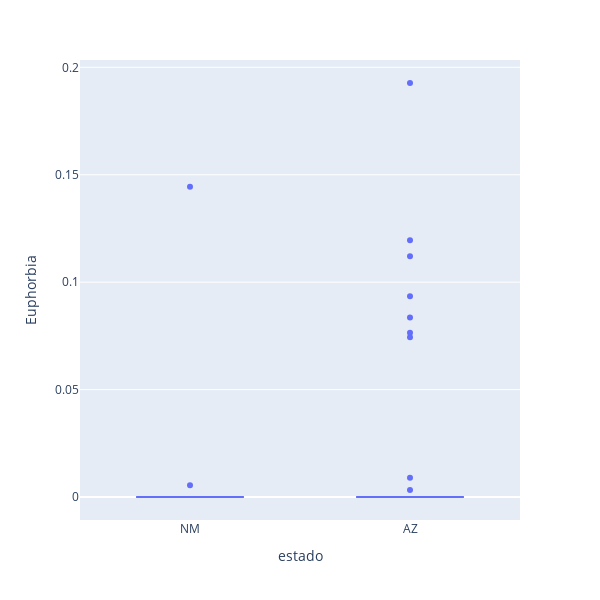
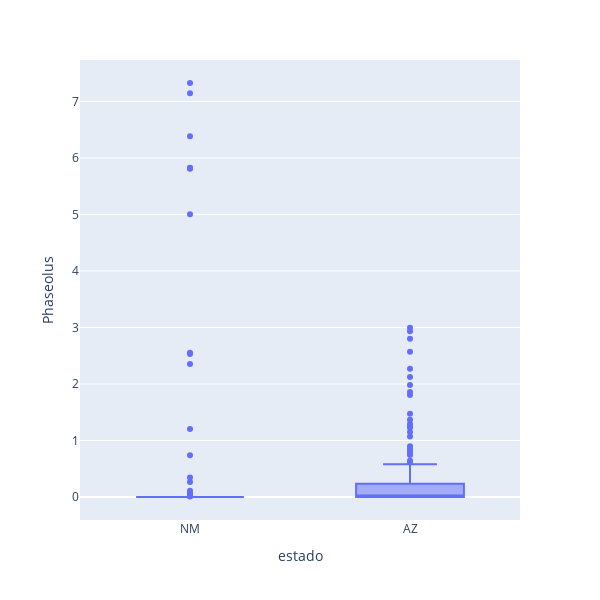
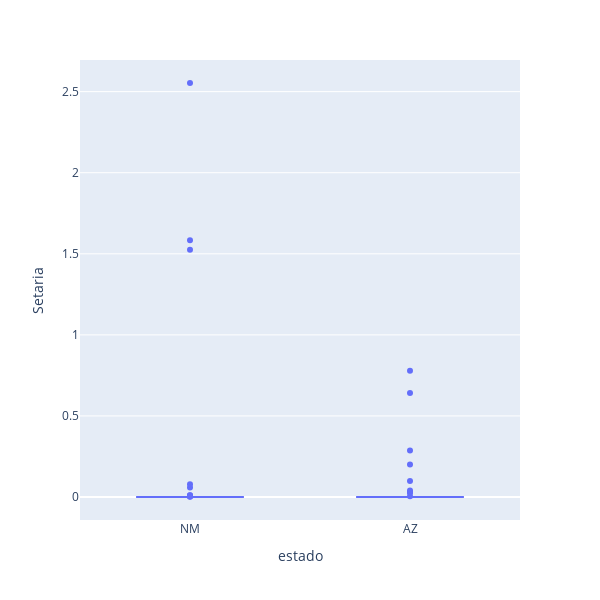
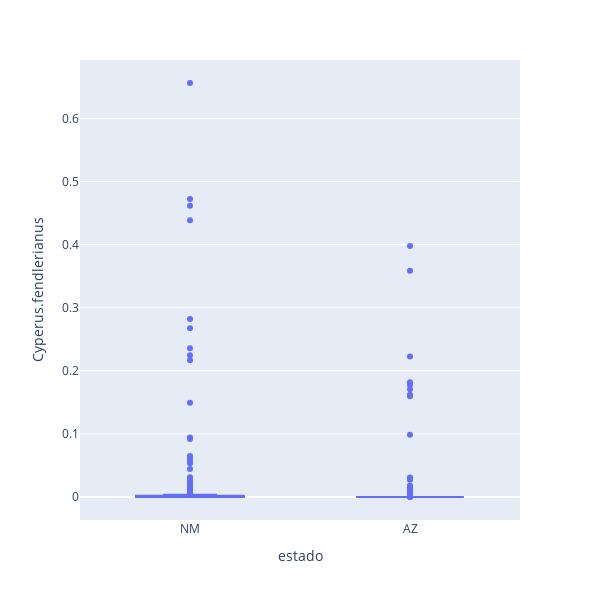

Write notebook code for charts like these, in order.
### Code cell
for column in interesting_col:
    df = px.data.tips()
    fig = px.box(df_grouped, x="estado", y=column, width=600, height=600)
    fig.show()

### Figure 1 — Plotly figure (JSON) as saved in the notebook; plotly's stock layout.template omitted (floating-point values rounded to 4 significant figures; data arrays with more than 128 entries replaced by an {"elided": "..."} marker saying what was removed)
{"data": [{"alignmentgroup": "True", "hovertemplate": "estado=%{x}<br>Euphorbia=%{y}<extra></extra>", "legendgroup": "", "marker": {"color": "#636efa"}, "name": "", "notched": false, "offsetgroup": "", "orientation": "v", "showlegend": false, "type": "box", "x": {"elided": "319 str values"}, "x0": " ", "xaxis": "x", "y": {"elided": "319 float values"}, "y0": " ", "yaxis": "y"}], "layout": {"boxmode": "group", "height": 600, "legend": {"tracegroupgap": 0}, "margin": {"t": 60}, "width": 600, "xaxis": {"anchor": "y", "domain": [0, 1], "title": {"text": "estado"}}, "yaxis": {"anchor": "x", "domain": [0, 1], "title": {"text": "Euphorbia"}}}}

### Figure 2 — Plotly figure (JSON) as saved in the notebook; plotly's stock layout.template omitted (floating-point values rounded to 4 significant figures; data arrays with more than 128 entries replaced by an {"elided": "..."} marker saying what was removed)
{"data": [{"alignmentgroup": "True", "hovertemplate": "estado=%{x}<br>Phaseolus=%{y}<extra></extra>", "legendgroup": "", "marker": {"color": "#636efa"}, "name": "", "notched": false, "offsetgroup": "", "orientation": "v", "showlegend": false, "type": "box", "x": {"elided": "319 str values"}, "x0": " ", "xaxis": "x", "y": {"elided": "319 float values"}, "y0": " ", "yaxis": "y"}], "layout": {"boxmode": "group", "height": 600, "legend": {"tracegroupgap": 0}, "margin": {"t": 60}, "width": 600, "xaxis": {"anchor": "y", "domain": [0, 1], "title": {"text": "estado"}}, "yaxis": {"anchor": "x", "domain": [0, 1], "title": {"text": "Phaseolus"}}}}

### Figure 3 — Plotly figure (JSON) as saved in the notebook; plotly's stock layout.template omitted (floating-point values rounded to 4 significant figures; data arrays with more than 128 entries replaced by an {"elided": "..."} marker saying what was removed)
{"data": [{"alignmentgroup": "True", "hovertemplate": "estado=%{x}<br>Setaria=%{y}<extra></extra>", "legendgroup": "", "marker": {"color": "#636efa"}, "name": "", "notched": false, "offsetgroup": "", "orientation": "v", "showlegend": false, "type": "box", "x": {"elided": "319 str values"}, "x0": " ", "xaxis": "x", "y": {"elided": "319 float values"}, "y0": " ", "yaxis": "y"}], "layout": {"boxmode": "group", "height": 600, "legend": {"tracegroupgap": 0}, "margin": {"t": 60}, "width": 600, "xaxis": {"anchor": "y", "domain": [0, 1], "title": {"text": "estado"}}, "yaxis": {"anchor": "x", "domain": [0, 1], "title": {"text": "Setaria"}}}}

### Figure 4 — Plotly figure (JSON) as saved in the notebook; plotly's stock layout.template omitted (floating-point values rounded to 4 significant figures; data arrays with more than 128 entries replaced by an {"elided": "..."} marker saying what was removed)
{"data": [{"alignmentgroup": "True", "hovertemplate": "estado=%{x}<br>Cyperus.fendlerianus=%{y}<extra></extra>", "legendgroup": "", "marker": {"color": "#636efa"}, "name": "", "notched": false, "offsetgroup": "", "orientation": "v", "showlegend": false, "type": "box", "x": {"elided": "319 str values"}, "x0": " ", "xaxis": "x", "y": {"elided": "319 float values"}, "y0": " ", "yaxis": "y"}], "layout": {"boxmode": "group", "height": 600, "legend": {"tracegroupgap": 0}, "margin": {"t": 60}, "width": 600, "xaxis": {"anchor": "y", "domain": [0, 1], "title": {"text": "estado"}}, "yaxis": {"anchor": "x", "domain": [0, 1], "title": {"text": "Cyperus.fendlerianus"}}}}
